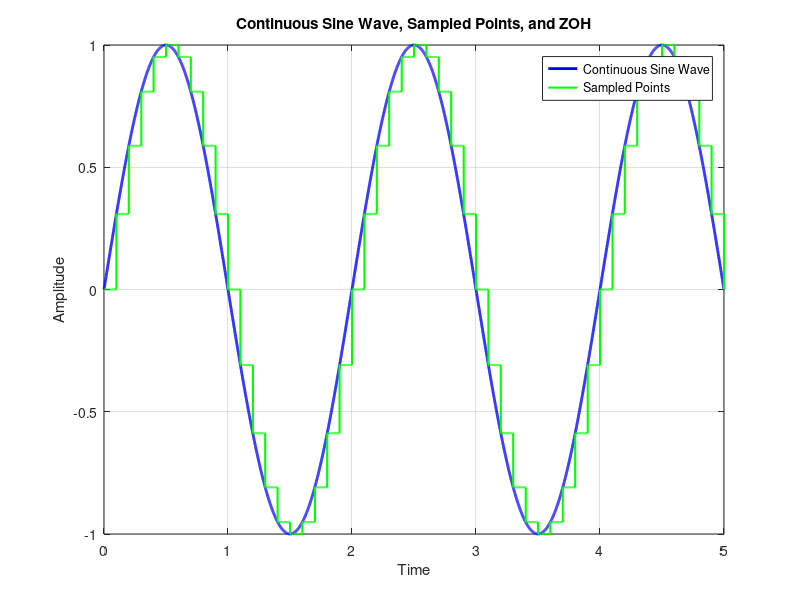
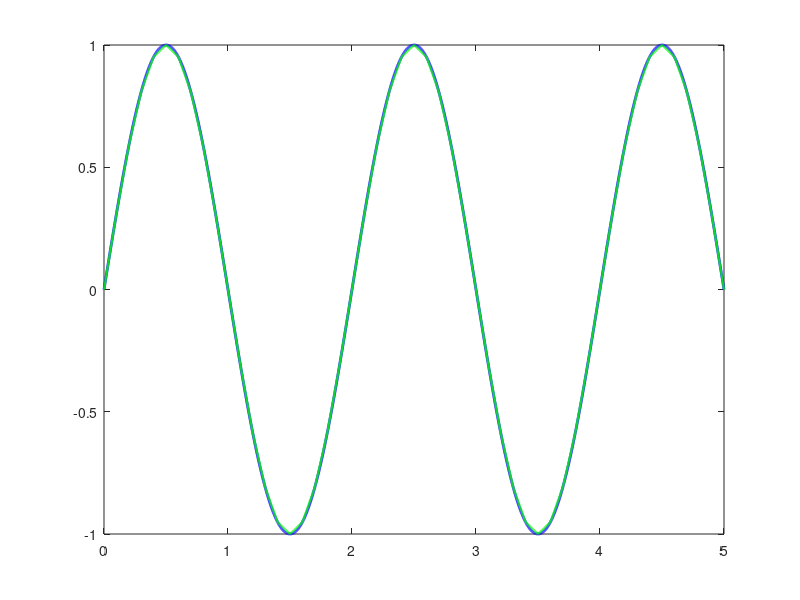

These figures' MATLAB source, in order: (Note: this script raises an error after producing the figures.)
clear all; clc; close all;
%% a
% Parameters
omega = pi;
delta_t = 0.001; % Smooth line
h = 0.1; % Sample period
t = 0:delta_t:5; % Continuous time interval
t_k = 0:h:5; % Sample times

% Continuous sine wave
y = sin(omega * t);

% Sampled points
y_k = sin(omega * t_k);

% Zero-order hold (ZOH) approximation
y_zoh = zeros(size(t));
for i = 1:length(t_k)
    idx = find(t >= t_k(i), 1); % Find the index where t_k(i) starts
    y_zoh(idx:end) = y_k(i); % Maintain constant value until next sample
end

% Plotting
figure(1);
plot(t, y, 'b', 'LineWidth', 2); % Continuous sine wave
hold on;
stairs(t, y_zoh, 'g', 'LineWidth', 1.5); % Zero-order hold
hold off;
title('Continuous Sine Wave, Sampled Points, and ZOH');
xlabel('Time');
ylabel('Amplitude');
legend('Continuous Sine Wave', 'Sampled Points', 'Zero-Order Hold (ZOH)', 'Location', 'best');
grid on;
%% b
% First-order hold (FOH) approximation
y_foh = zeros(size(t));
for i = 1:length(t_k)-1
    idx = find(t >= t_k(i), 1); % Find the index where t_k(i) starts
    next_idx = find(t < t_k(i+1), 1, 'last'); % Find the index where t_k(i+1) ends
    y_foh(idx:next_idx) = y_k(i) + (t(idx:next_idx) - t_k(i)) * (y_k(i+1) - y_k(i)) / h; % Linear interpolation
end
foh_t = t_k

% Plotting
figure(2);
plot(t, y, 'b', 'LineWidth', 2); % Continuous sine wave
hold on;
% stem(t_k, y_k, 'r', 'LineWidth', 1.5, 'Marker', 'x', 'MarkerSize', 8); % Sampled points
plot(t, y_foh, 'g', 'LineWidth', 1.5); % First-order hold (FOH)
plot(t_k, y_foh, 'm','LineWidth', 1.5);
hold off;
title('Continuous Sine Wave, Sampled Points, and FOH');
xlabel('Time');
ylabel('Amplitude');
legend('Continuous Sine Wave', 'Sampled Points', 'First-Order Hold (FOH)', 'Location', 'best');
grid on;
%% c
% Second-order hold (SOH) approximation
y_soh = zeros(size(t));
for i = 3:length(t_k) % Start from i = 3 since we need three consecutive samples for interpolation
    idx = find(t >= t_k(i-2), 1); % Find the index where t_k(i-2) starts
    next_idx = find(t < t_k(i), 1, 'last'); % Find the index where t_k(i) ends
    
    % Lagrange interpolation
    x = [t_k(i-2), t_k(i-1), t_k(i)];
    y_interp = [y_k(i-2), y_k(i-1), y_k(i)];
    p = lagrange_interp(x, y_interp);
    
    % Evaluate the polynomial within the interval [t_k(i-1), t_k(i)]
    t_interval = t(idx:next_idx);
    y_soh(idx:next_idx) = polyval(p, t_interval);
end

% Plotting
figure(3);
plot(t, y, 'b', 'LineWidth', 2); % Continuous sine wave
hold on;
% stem(t_k, y_k, 'r', 'LineWidth', 1.5, 'Marker', 'x', 'MarkerSize', 8); % Sampled points
plot(t, y_soh, 'g', 'LineWidth', 1.5); % Second-order hold (SOH)
hold off;
title('Continuous Sine Wave, Sampled Points, and SOH');
xlabel('Time');
ylabel('Amplitude');
legend('Continuous Sine Wave', 'Sampled Points', 'Second-Order Hold (SOH)', 'Location', 'best');
grid on;

function p = lagrange_interp(x, y)
n = length(x);
p = polyfit(x, y, n-1);
end
